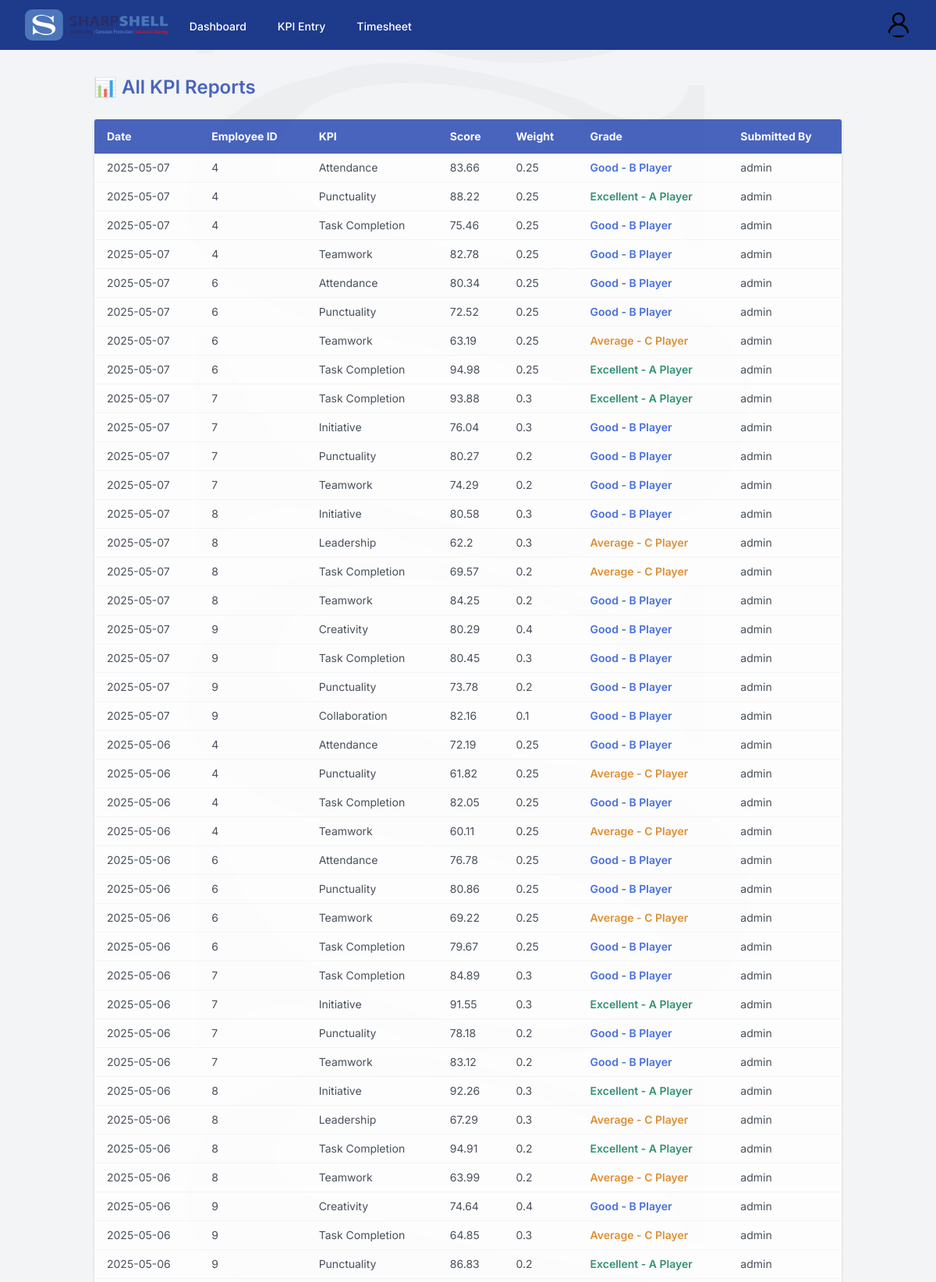
The page /view-reports (signed in, upper part) on the database its author committed.
### app/models.py (models this page shows)
class KPI(db.Model):
    __table_args__ = {'extend_existing': True}  # ✅ Fix for existing table error
    id = db.Column(db.Integer, primary_key=True)
    employee_id = db.Column(db.Integer, db.ForeignKey('user.id'))
    kpi_name = db.Column(db.String(100))
    score = db.Column(db.Float)
    weight = db.Column(db.Float)
    grade = db.Column(db.String(20))
    date = db.Column(db.Date)
    submitted_by = db.Column(db.String(150))  # ✅ New field to track who submitted it: username or role

### app/routes.py (the view)
@main.route('/view-reports')
def view_reports():
    if 'user_id' not in session:
        return redirect(url_for('main.login'))
    role = session.get('role')
    if role not in ['hr', 'supervisor', 'senior manager', 'admin']:
        return render_template('error.html', message=f"❗Access Denied. You are not authorized to view this page."), 403
    kpis = KPI.query.order_by(KPI.date.desc()).all()
    kpi_data = [
        {
            "date": kpi.date.strftime('%Y-%m-%d'),
            "employee_id": kpi.employee_id,
            "kpi_name": kpi.kpi_name,
            "score": kpi.score,
            "weight": kpi.weight,
            "grade": kpi.grade,
            "submitted_by": kpi.submitted_by
        }
        for kpi in kpis
    ]
    return render_template("view_reports.html", kpis=kpis, kpi_data=kpi_data)

### app/__init__.py (called while the page is built)
def create_app():
    app = Flask(__name__)
    app.secret_key = 'your-secret-key'
    base_dir = os.path.abspath(os.path.dirname(__file__))  # app/
    db_path = os.path.join(base_dir, '..', 'database', 'pms.sqlite')
    app.config['SQLALCHEMY_DATABASE_URI'] = f"sqlite:///{db_path}"
    app.config['SQLALCHEMY_TRACK_MODIFICATIONS'] = False
    app.jinja_env.globals.update(now=datetime.now)
    app.jinja_env.globals['now'] = datetime.utcnow
    @app.context_processor
    def inject_datetime():
        return {'datetime': datetime}
    db.init_app(app)
    Migrate(app, db)
    login_manager.init_app(app)
    login_manager.login_view = 'main.login'
    login_manager.login_message = "Please log in to access this page."
    app.register_blueprint(main_blueprint)
    return app

### app/templates/view_reports.html (shortened to what this page needs)
{% extends 'base.html' %}
{% block content %}
<div class="relative z-10 opacity-80 max-w-6xl mx-auto px-4">
  <h2 class="text-2xl font-semibold text-blue-800 mb-6">📊 All KPI Reports</h2>
  {% if kpis %}
    <div class="overflow-x-auto rounded shadow bg-white border border-gray-200 mb-6">
      <table class="min-w-full text-sm text-left">
        <thead class="bg-blue-800 text-white">
          <tr>
            <th class="py-3 px-4">Date</th>
            <th class="py-3 px-4">Employee ID</th>
            <th class="py-3 px-4">KPI</th>
            <th class="py-3 px-4">Score</th>
            <th class="py-3 px-4">Weight</th>
            <th class="py-3 px-4">Grade</th>
            <th class="py-3 px-4">Submitted By</th>
          </tr>
        </thead>
        <tbody class="divide-y divide-gray-100">
          {% for kpi in kpis %}
          <tr class="hover:bg-gray-50">
            <td class="py-2 px-4">{{ kpi.date.strftime('%Y-%m-%d') }}</td>
            <td class="py-2 px-4">{{ kpi.employee_id }}</td>
            <td class="py-2 px-4">{{ kpi.kpi_name }}</td>
            <td class="py-2 px-4">{{ kpi.score }}</td>
            <td class="py-2 px-4">{{ kpi.weight }}</td>
            <td class="py-2 px-4 font-semibold {% if 'Excellent' in kpi.grade %}text-green-700{% elif 'Poor' in kpi.grade %}text-red-600{% elif 'Average' in kpi.grade %}text-yellow-600{% else %}text-blue-700{% endif %}">
              {{ kpi.grade }}
            </td>
            <td class="py-2 px-4">{{ kpi.submitted_by }}</td>
          </tr>
          {% endfor %}
        </tbody>
      </table>
    </div>
  {% else %}
    <div class="text-center text-gray-500 mt-6">
      <p>📭 No KPI reports found.</p>
    </div>
  {% endif %}
</div>
{% endblock %}

### app/templates/base.html (style rules this page uses)
body { font-family: 'Inter', sans-serif; }

### rows shown on the page
KPI: date "2025-05-07", employee_id "4", kpi_name "Attendance", score "83.66", weight "0.25", grade "Good - B Player", submitted_by "admin"
KPI: date "2025-05-07", employee_id "4", kpi_name "Punctuality", score "88.22", weight "0.25", grade "Excellent - A Player", submitted_by "admin"
KPI: date "2025-05-07", employee_id "4", kpi_name "Task Completion", score "75.46", weight "0.25", grade "Good - B Player", submitted_by "admin"
KPI: date "2025-05-07", employee_id "4", kpi_name "Teamwork", score "82.78", weight "0.25", grade "Good - B Player", submitted_by "admin"
KPI: date "2025-05-07", employee_id "6", kpi_name "Attendance", score "80.34", weight "0.25", grade "Good - B Player", submitted_by "admin"
KPI: date "2025-05-07", employee_id "6", kpi_name "Punctuality", score "72.52", weight "0.25", grade "Good - B Player", submitted_by "admin"
KPI: date "2025-05-07", employee_id "6", kpi_name "Teamwork", score "63.19", weight "0.25", grade "Average - C Player", submitted_by "admin"
KPI: date "2025-05-07", employee_id "6", kpi_name "Task Completion", score "94.98", weight "0.25", grade "Excellent - A Player", submitted_by "admin"
KPI: date "2025-05-07", employee_id "7", kpi_name "Task Completion", score "93.88", weight "0.3", grade "Excellent - A Player", submitted_by "admin"
KPI: date "2025-05-07", employee_id "7", kpi_name "Initiative", score "76.04", weight "0.3", grade "Good - B Player", submitted_by "admin"
KPI: date "2025-05-07", employee_id "7", kpi_name "Punctuality", score "80.27", weight "0.2", grade "Good - B Player", submitted_by "admin"
KPI: date "2025-05-07", employee_id "7", kpi_name "Teamwork", score "74.29", weight "0.2", grade "Good - B Player", submitted_by "admin"
KPI: date "2025-05-07", employee_id "8", kpi_name "Initiative", score "80.58", weight "0.3", grade "Good - B Player", submitted_by "admin"
KPI: date "2025-05-07", employee_id "8", kpi_name "Leadership", score "62.2", weight "0.3", grade "Average - C Player", submitted_by "admin"
KPI: date "2025-05-07", employee_id "8", kpi_name "Task Completion", score "69.57", weight "0.2", grade "Average - C Player", submitted_by "admin"
KPI: date "2025-05-07", employee_id "8", kpi_name "Teamwork", score "84.25", weight "0.2", grade "Good - B Player", submitted_by "admin"
KPI: date "2025-05-07", employee_id "9", kpi_name "Creativity", score "80.29", weight "0.4", grade "Good - B Player", submitted_by "admin"
KPI: date "2025-05-07", employee_id "9", kpi_name "Task Completion", score "80.45", weight "0.3", grade "Good - B Player", submitted_by "admin"
KPI: date "2025-05-07", employee_id "9", kpi_name "Punctuality", score "73.78", weight "0.2", grade "Good - B Player", submitted_by "admin"
KPI: date "2025-05-07", employee_id "9", kpi_name "Collaboration", score "82.16", weight "0.1", grade "Good - B Player", submitted_by "admin"
KPI: date "2025-05-06", employee_id "4", kpi_name "Attendance", score "72.19", weight "0.25", grade "Good - B Player", submitted_by "admin"
KPI: date "2025-05-06", employee_id "4", kpi_name "Punctuality", score "61.82", weight "0.25", grade "Average - C Player", submitted_by "admin"
KPI: date "2025-05-06", employee_id "4", kpi_name "Task Completion", score "82.05", weight "0.25", grade "Good - B Player", submitted_by "admin"
KPI: date "2025-05-06", employee_id "4", kpi_name "Teamwork", score "60.11", weight "0.25", grade "Average - C Player", submitted_by "admin"
KPI: date "2025-05-06", employee_id "6", kpi_name "Attendance", score "76.78", weight "0.25", grade "Good - B Player", submitted_by "admin"
KPI: date "2025-05-06", employee_id "6", kpi_name "Punctuality", score "80.86", weight "0.25", grade "Good - B Player", submitted_by "admin"
KPI: date "2025-05-06", employee_id "6", kpi_name "Teamwork", score "69.22", weight "0.25", grade "Average - C Player", submitted_by "admin"
KPI: date "2025-05-06", employee_id "6", kpi_name "Task Completion", score "79.67", weight "0.25", grade "Good - B Player", submitted_by "admin"
KPI: date "2025-05-06", employee_id "7", kpi_name "Task Completion", score "84.89", weight "0.3", grade "Good - B Player", submitted_by "admin"
KPI: date "2025-05-06", employee_id "7", kpi_name "Initiative", score "91.55", weight "0.3", grade "Excellent - A Player", submitted_by "admin"
KPI: date "2025-05-06", employee_id "7", kpi_name "Punctuality", score "78.18", weight "0.2", grade "Good - B Player", submitted_by "admin"
KPI: date "2025-05-06", employee_id "7", kpi_name "Teamwork", score "83.12", weight "0.2", grade "Good - B Player", submitted_by "admin"
KPI: date "2025-05-06", employee_id "8", kpi_name "Initiative", score "92.26", weight "0.3", grade "Excellent - A Player", submitted_by "admin"
KPI: date "2025-05-06", employee_id "8", kpi_name "Leadership", score "67.29", weight "0.3", grade "Average - C Player", submitted_by "admin"
KPI: date "2025-05-06", employee_id "8", kpi_name "Task Completion", score "94.91", weight "0.2", grade "Excellent - A Player", submitted_by "admin"
KPI: date "2025-05-06", employee_id "8", kpi_name "Teamwork", score "63.99", weight "0.2", grade "Average - C Player", submitted_by "admin"
KPI: date "2025-05-06", employee_id "9", kpi_name "Creativity", score "74.64", weight "0.4", grade "Good - B Player", submitted_by "admin"
KPI: date "2025-05-06", employee_id "9", kpi_name "Task Completion", score "64.85", weight "0.3", grade "Average - C Player", submitted_by "admin"
KPI: date "2025-05-06", employee_id "9", kpi_name "Punctuality", score "86.83", weight "0.2", grade "Excellent - A Player", submitted_by "admin"
